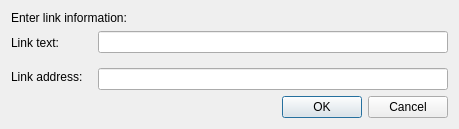
<?xml version="1.0" encoding="UTF-8"?>
<ui version="4.0">
 <class>AddLinkDialog</class>
 <widget class="QDialog" name="AddLinkDialog">
  <property name="windowModality">
   <enum>Qt::WindowModal</enum>
  </property>
  <property name="geometry">
   <rect>
    <x>0</x>
    <y>0</y>
    <width>446</width>
    <height>207</height>
   </rect>
  </property>
  <property name="windowTitle">
   <string>Add link - ManuWrite</string>
  </property>
  <property name="modal">
   <bool>true</bool>
  </property>
  <layout class="QVBoxLayout" name="verticalLayout">
   <property name="sizeConstraint">
    <enum>QLayout::SetFixedSize</enum>
   </property>
   <item>
    <widget class="QLabel" name="InfoLabel">
     <property name="sizePolicy">
      <sizepolicy hsizetype="Preferred" vsizetype="Maximum">
       <horstretch>0</horstretch>
       <verstretch>0</verstretch>
      </sizepolicy>
     </property>
     <property name="text">
      <string>Enter link information:</string>
     </property>
    </widget>
   </item>
   <item>
    <layout class="QHBoxLayout" name="horizontalLayout">
     <property name="spacing">
      <number>15</number>
     </property>
     <item>
      <layout class="QVBoxLayout" name="LabelLayout">
       <item>
        <widget class="QLabel" name="LinkTextLabel">
         <property name="sizePolicy">
          <sizepolicy hsizetype="Preferred" vsizetype="Fixed">
           <horstretch>0</horstretch>
           <verstretch>0</verstretch>
          </sizepolicy>
         </property>
         <property name="text">
          <string>Link text:</string>
         </property>
        </widget>
       </item>
       <item>
        <widget class="QLabel" name="LinkAddressLabel">
         <property name="sizePolicy">
          <sizepolicy hsizetype="Preferred" vsizetype="Fixed">
           <horstretch>0</horstretch>
           <verstretch>0</verstretch>
          </sizepolicy>
         </property>
         <property name="text">
          <string>Link address:</string>
         </property>
        </widget>
       </item>
      </layout>
     </item>
     <item>
      <layout class="QVBoxLayout" name="InputLayout">
       <item>
        <widget class="QLineEdit" name="LinkTextLineEdit">
         <property name="sizePolicy">
          <sizepolicy hsizetype="Expanding" vsizetype="Fixed">
           <horstretch>0</horstretch>
           <verstretch>0</verstretch>
          </sizepolicy>
         </property>
         <property name="minimumSize">
          <size>
           <width>350</width>
           <height>0</height>
          </size>
         </property>
        </widget>
       </item>
       <item>
        <widget class="QLineEdit" name="LinkAddressLineEdit">
         <property name="minimumSize">
          <size>
           <width>350</width>
           <height>0</height>
          </size>
         </property>
        </widget>
       </item>
      </layout>
     </item>
    </layout>
   </item>
   <item>
    <widget class="QDialogButtonBox" name="buttonBox">
     <property name="sizePolicy">
      <sizepolicy hsizetype="Expanding" vsizetype="Fixed">
       <horstretch>0</horstretch>
       <verstretch>0</verstretch>
      </sizepolicy>
     </property>
     <property name="orientation">
      <enum>Qt::Horizontal</enum>
     </property>
     <property name="standardButtons">
      <set>QDialogButtonBox::Cancel|QDialogButtonBox::Ok</set>
     </property>
    </widget>
   </item>
  </layout>
 </widget>
 <resources/>
 <connections>
  <connection>
   <sender>buttonBox</sender>
   <signal>accepted()</signal>
   <receiver>AddLinkDialog</receiver>
   <slot>accept()</slot>
   <hints>
    <hint type="sourcelabel">
     <x>248</x>
     <y>254</y>
    </hint>
    <hint type="destinationlabel">
     <x>157</x>
     <y>274</y>
    </hint>
   </hints>
  </connection>
  <connection>
   <sender>buttonBox</sender>
   <signal>rejected()</signal>
   <receiver>AddLinkDialog</receiver>
   <slot>reject()</slot>
   <hints>
    <hint type="sourcelabel">
     <x>316</x>
     <y>260</y>
    </hint>
    <hint type="destinationlabel">
     <x>286</x>
     <y>274</y>
    </hint>
   </hints>
  </connection>
 </connections>
</ui>
